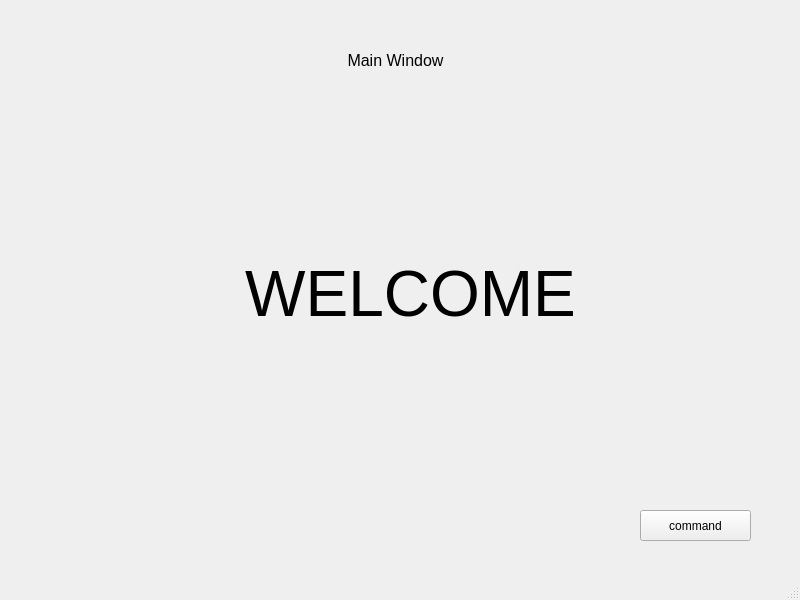
<?xml version="1.0" encoding="UTF-8"?>
<ui version="4.0">
 <class>MainWindow</class>
 <widget class="QMainWindow" name="MainWindow">
  <property name="geometry">
   <rect>
    <x>0</x>
    <y>0</y>
    <width>800</width>
    <height>600</height>
   </rect>
  </property>
  <property name="windowTitle">
   <string>MainWindow</string>
  </property>
  <widget class="QWidget" name="centralwidget">
   <widget class="QLabel" name="label">
    <property name="geometry">
     <rect>
      <x>320</x>
      <y>50</y>
      <width>151</width>
      <height>61</height>
     </rect>
    </property>
    <property name="text">
     <string>&lt;html&gt;&lt;head/&gt;&lt;body&gt;&lt;p align=&quot;center&quot;&gt;&lt;span style=&quot; font-size:12pt;&quot;&gt;Main Window&lt;/span&gt;&lt;/p&gt;&lt;p align=&quot;center&quot;&gt;&lt;br/&gt;&lt;/p&gt;&lt;/body&gt;&lt;/html&gt;</string>
    </property>
   </widget>
   <widget class="QPushButton" name="pushButton">
    <property name="geometry">
     <rect>
      <x>640</x>
      <y>510</y>
      <width>111</width>
      <height>31</height>
     </rect>
    </property>
    <property name="text">
     <string>command</string>
    </property>
   </widget>
   <widget class="QLabel" name="label_2">
    <property name="geometry">
     <rect>
      <x>240</x>
      <y>210</y>
      <width>341</width>
      <height>171</height>
     </rect>
    </property>
    <property name="text">
     <string>&lt;html&gt;&lt;head/&gt;&lt;body&gt;&lt;p align=&quot;center&quot;&gt;&lt;span style=&quot; font-size:48pt;&quot;&gt;WELCOME&lt;/span&gt;&lt;/p&gt;&lt;/body&gt;&lt;/html&gt;</string>
    </property>
   </widget>
  </widget>
  <widget class="QMenuBar" name="menubar">
   <property name="geometry">
    <rect>
     <x>0</x>
     <y>0</y>
     <width>800</width>
     <height>22</height>
    </rect>
   </property>
  </widget>
  <widget class="QStatusBar" name="statusbar"/>
 </widget>
 <resources/>
 <connections/>
</ui>
